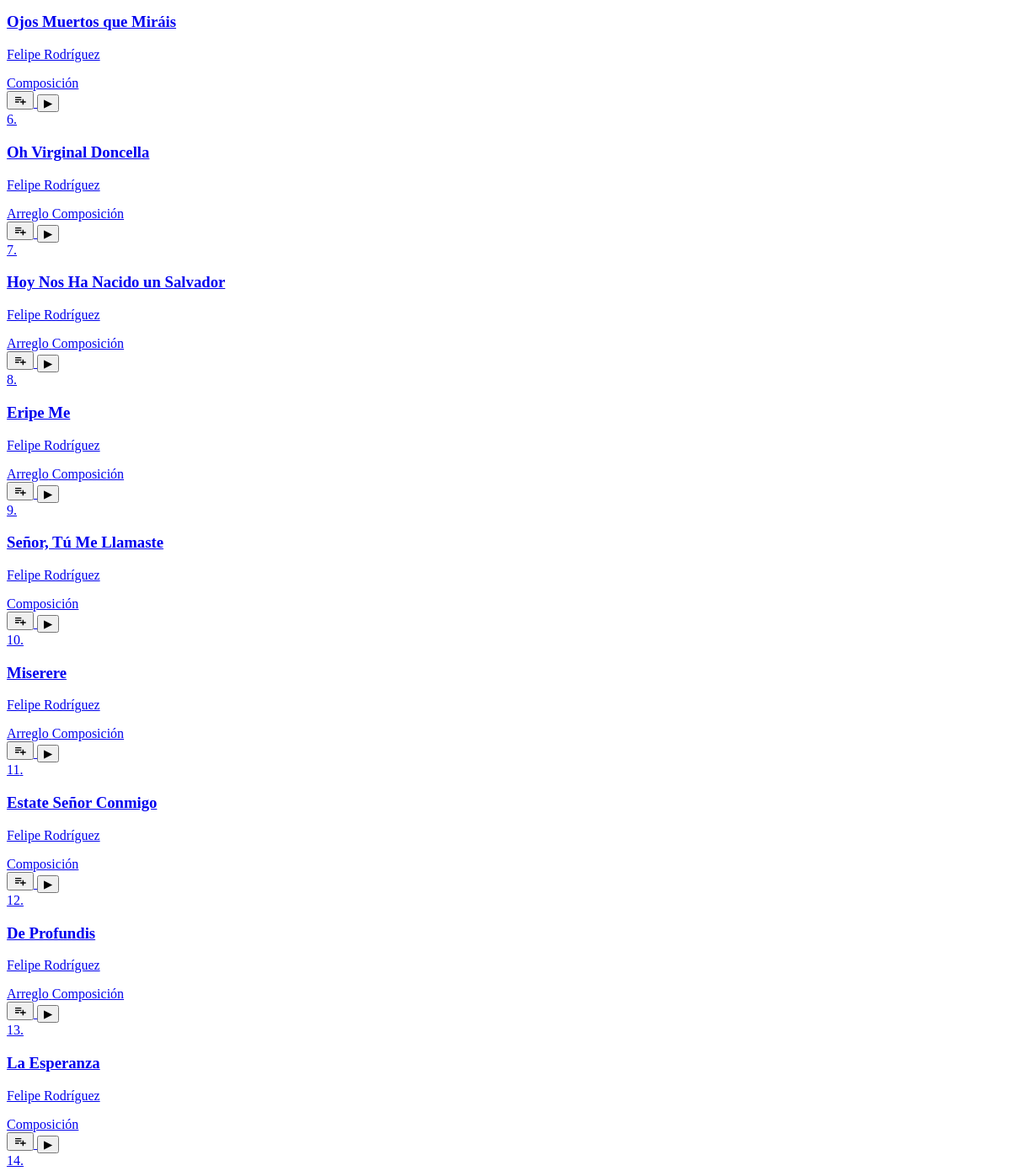
Page /get_playlist (middle part) on the earlier database version.
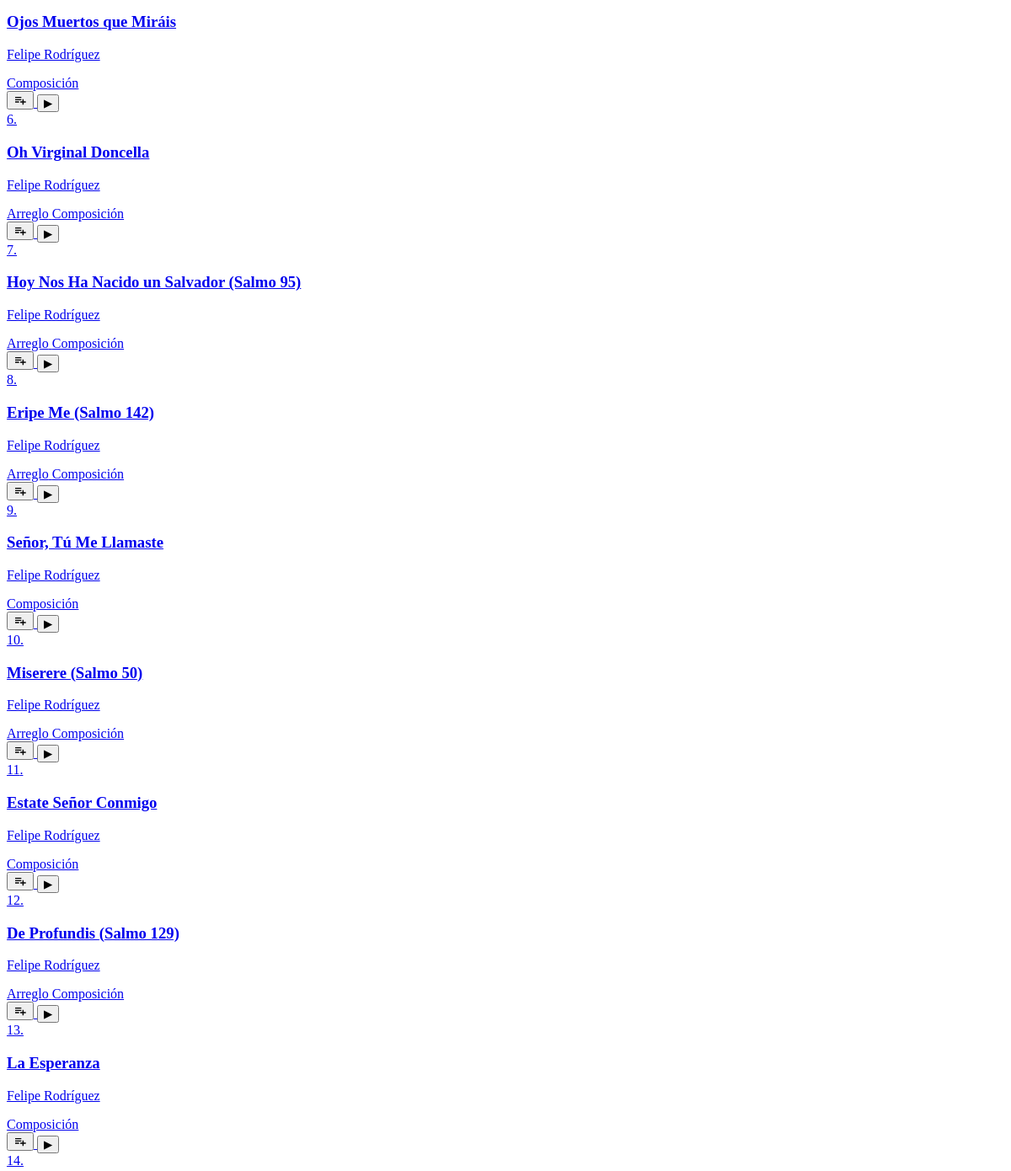
Same page on the later database version.
### app.py (models this page shows, shortened)
class Cancion(db.Model):
    id = db.Column(db.Integer, primary_key=True)
    titulo = db.Column(db.String(150), nullable=False)
    musica = db.Column(db.String(100))
    letra = db.Column(db.String(100))
    adaptacion = db.Column(db.String(100))
    arreglo = db.Column(db.String(100), nullable=True)
    idioma = db.Column(db.String(50))
    dia = db.Column(db.Integer, nullable=True)
    mes = db.Column(db.Integer, nullable=True)
    anio = db.Column(db.Integer)
    descripcion = db.Column(db.Text)
    audio = db.Column(db.String(150))
    letras_acordes = db.Column(db.String(150)) # Antes 'partitura' (PDF)
    partitura = db.Column(db.String(150))      # Antes 'partitura_xml' (MusicXML)
    midi = db.Column(db.String(150))           # Archivo MIDI
    tags_json = db.Column(db.String(500))
    tipo = db.Column(db.String(50), nullable=False, default='local')
    categorias_json = db.Column(db.String(200))
    youtube_video_embed = db.Column(db.Text)
    youtube_audio_embed = db.Column(db.Text)
    interprete = db.Column(db.String(200), nullable=True)
    ensambles_json = db.Column(db.Text, nullable=True)
    descargas_json = db.Column(db.Text, nullable=True)
    audios_json = db.Column(db.Text, nullable=True)
    tipo_pdf = db.Column(db.String(50), nullable=True) # 'partitura' o 'letras_acordes'
    @property
    def categorias(self):
        return json.loads(self.categorias_json) if self.categorias_json else []

### app.py (the view)
@app.route('/get_playlist')
def get_playlist_partial():
    context = request.args.get('context', 'index')
    tag_name = request.args.get('tag_name')
    search_query = request.args.get('search')
    sort_by = request.args.get('sort_by', 'cronologico')
    playlist = get_playlist_songs(context, tag_name, search_query, sort_by)
    return render_template(
        '_song_list.html',
        composiciones=playlist,
        page_context=context,
        tag_nombre=tag_name,
        search_query=search_query,
        sort_by=sort_by
    )

### app.py (called while the page is built)
@app.template_filter('sort_categories_for_page')
def sort_categories_for_page(categories, page_context='default'):
    sorted_cats = list(categories) # Crear una copia para no modificar la original
    if page_context == 'arreglos':
        sorted_cats.sort(key=lambda x: (x != 'Composición', x != 'Arreglo'))
    else:
        sorted_cats.sort(key=lambda x: (x != 'Arreglo', x != 'Composición'))
    return sorted_cats

@app.context_processor
def inject_globals():
    try:
        with open('build_date.txt', 'r', encoding='utf-8') as f:
            date_str = f.read().strip()
    except Exception:
        date_str = "Desconocida"
    return dict(last_update=date_str, FEATURES=FEATURES)

def normalize_for_sorting(titulo):
    if not titulo:
        return ""
    titulo_normalizado = unidecode(titulo.lower())
    return "".join(c for c in titulo_normalizado if c.isalnum() or c.isspace()).strip()

### templates/_song_list.html
<div class="lista-composiciones">
    {% for obra in composiciones %}
        <div class="tarjeta-obra-wrapper">
            <a href="{{ url_for('ver_composicion', comp_id=obra.id, context=page_context, tag_name=tag_nombre, search=search_query, sort_by=sort_by) }}"
               class="tarjeta-obra"
               data-id="{{ obra.id }}"
               {% if obra.audio %}data-audio="{{ url_for('static', filename=obra.audio) }}"{% endif %}
               data-title="{{ obra.titulo }}">
                <div class="info-tarjeta">
                    <div class="song-title-with-number">
                        <span class="song-number">{{ loop.index }}.</span>
                        <h3>{{ obra.titulo }}</h3>
                    </div>
                    <p>
                        {{ obra.musica }}
                    </p>
                </div>
                <div class="tarjeta-right-section">
                    <div class="categoria-tags-container">
                        {% if obra.categorias %}
                            {% for cat in obra.categorias | sort_categories_for_page(page_context) %}
                                <span class="categoria-tag">{{ cat }}</span>
                            {% endfor %}
                        {% endif %}
                    </div>
                    {% if obra.audio %}
                    <button class="btn-add-queue opt-add-queue" data-id="{{ obra.id }}" data-audio="{{ url_for('static', filename=obra.audio) }}" data-title="{{ obra.titulo }}" title="Añadir a la cola">
                        <svg viewBox="0 0 24 24" width="16" height="16" fill="currentColor"><path d="M14 10H3v2h11v-2zm0-4H3v2h11V6zm4 8v-4h-2v4h-4v2h4v4h2v-4h4v-2h-4zM3 16h7v-2H3v2z"/></svg>
                    </button>
                    <button class="list-play-btn" data-id="{{ obra.id }}" data-title="{{ obra.titulo }}" data-audio="{{ url_for('static', filename=obra.audio) }}" title="Reproducir / Pausar">▶</button>
                    {% endif %}
                </div>
            </a>
        </div>
    {% else %}
        <p style="padding: 20px;">No se encontraron canciones que coincidan con tu búsqueda.</p>
    {% endfor %}
</div>

Differences in the rows shown:
changed Cancion: titulo "Hoy Nos Ha Nacido un Salvador" → "Hoy Nos Ha Nacido un Salvador (Salmo 95)"
changed Cancion: titulo "Eripe Me" → "Eripe Me (Salmo 142)"
changed Cancion: titulo "Miserere" → "Miserere (Salmo 50)"
changed Cancion: titulo "De Profundis" → "De Profundis (Salmo 129)"
